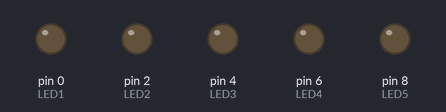
A sketch run on a simulated Arduino Uno, built with avr-gcc and run on an emulated ATmega328P. Shown: output pins drawn as LEDs (lit = HIGH).

Above: at 0.1 s.
At 1.6 s:
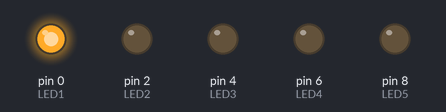
At 3.6 s:
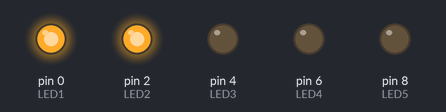
At 5.6 s:
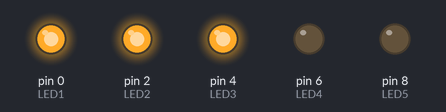
At 7.6 s:
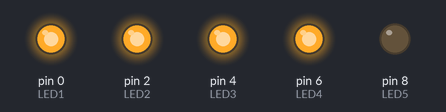
At 9.6 s:
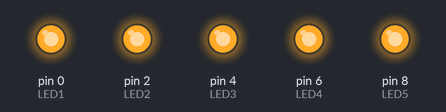
Timing chart, 0 to 11.1 s (numbered marks = the images above):
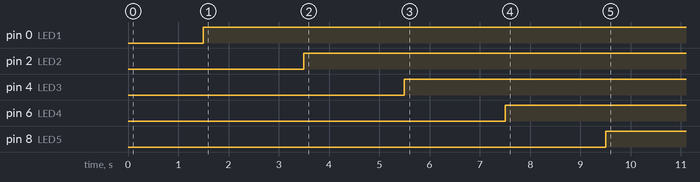

Measured:
- by itself, pin 0 (LED1): LOW → HIGH at 1.5 s
- by itself, pin 2 (LED2): LOW → HIGH at 3.5 s
- by itself, pin 4 (LED3): LOW → HIGH at 5.5 s
- by itself, pin 6 (LED4): LOW → HIGH at 7.5 s
- by itself, pin 8 (LED5): LOW → HIGH at 9.5 s

The sketch:

Serial_Light_Tower.ino
```cpp
//         KIRAN PROJECTS
#define LED1 0
#define LED2 2
#define LED3 4
#define LED4 6
#define LED5 8
//CODE SETUP
void setup() {
  //SETUP
pinMode(LED1,OUTPUT);
  pinMode(LED2,OUTPUT);
  pinMode(LED3,OUTPUT);
  pinMode(LED4,OUTPUT);
  pinMode(LED5,OUTPUT);
  //POSITION
  digitalWrite(LED1,LOW);
  digitalWrite(LED2,LOW);
  digitalWrite(LED3,LOW);
  digitalWrite(LED4,LOW);
  digitalWrite(LED5,LOW);
}

void loop (){
//MAIN CODE
delay(1500);
  digitalWrite(LED1,HIGH);  //LED 1
  delay(2000);
  digitalWrite(LED2,HIGH);  //LED 2
  delay(2000);
  digitalWrite(LED3,HIGH);  // LED 3
  delay(2000);
  digitalWrite(LED4,HIGH);   //LED 4
  delay(2000);
  digitalWrite(LED5,HIGH);   // LED 5
}
```
